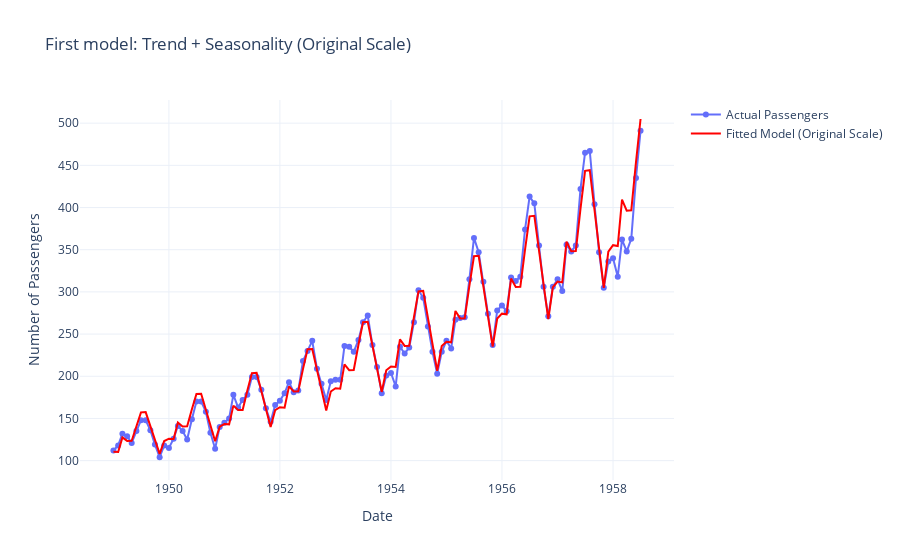

Notebook source saved alongside this figure:
### Code cell
fig = go.Figure()

# Add the original passenger data
fig.add_trace(go.Scatter(
    x=train.index,
    y=train['passengers'],
    mode='lines+markers',
    name='Actual Passengers',
    customdata=np.stack((train.index.strftime('%Y-%m'), train['passengers']), axis=-1),
    hovertemplate='<b>Date</b>: %{customdata[0]}<br>' +
                  '<b>Actual Passengers</b>: %{customdata[1]}'
))

# Add the fitted model on the original scale
fig.add_trace(go.Scatter(
    x=train.index,
    y=train['fitted_original_scale'],
    mode='lines',
    name='Fitted Model (Original Scale)',
    line=dict(color='red')
))

# Customize layout
fig.update_layout(
    title='First model: Trend + Seasonality (Original Scale)',
    xaxis_title='Date',
    yaxis_title='Number of Passengers',
    template='plotly_white'
)

# Show the figure
fig.show()
